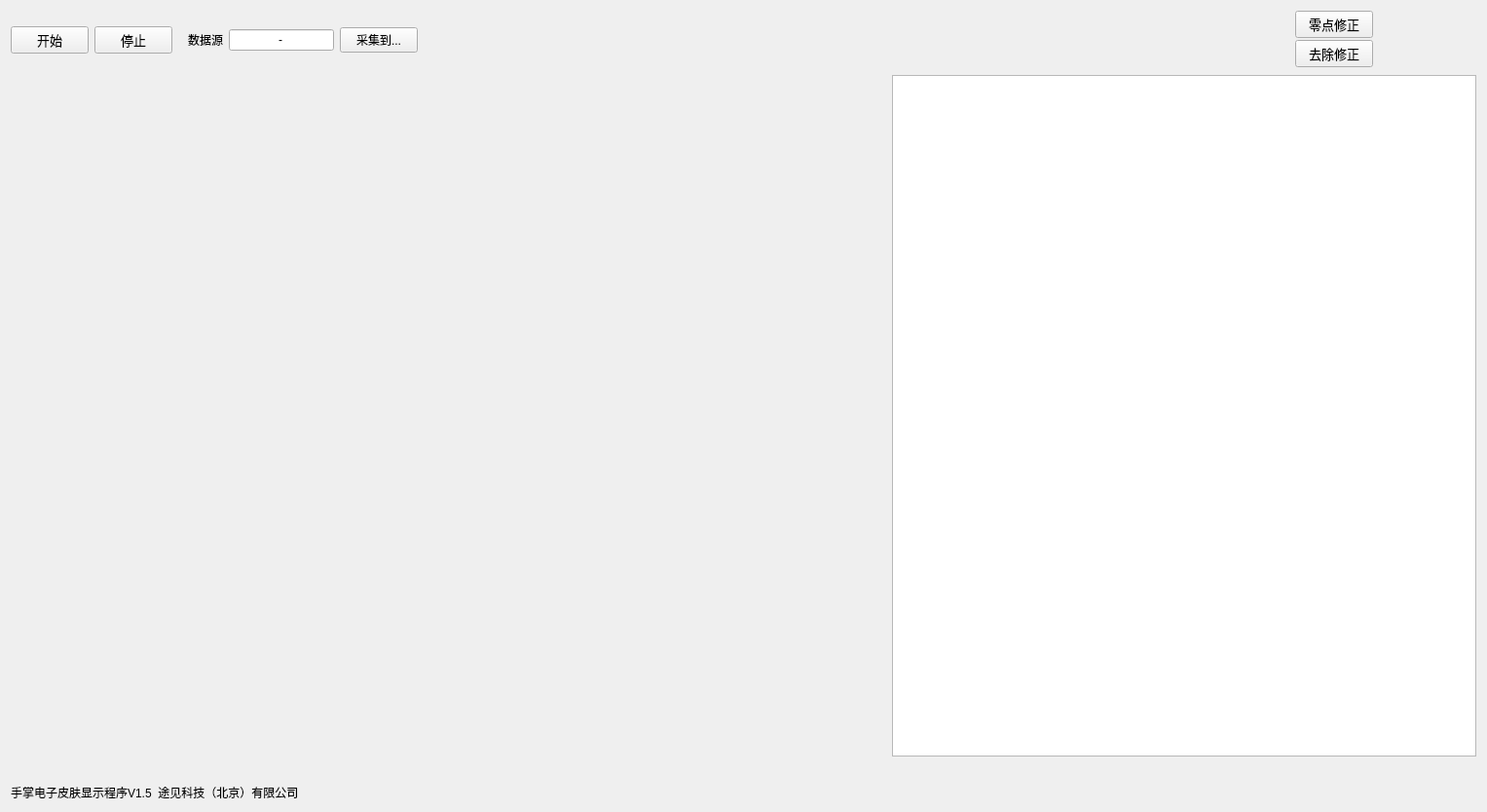
<?xml version="1.0" encoding="UTF-8"?>
<ui version="4.0">
 <class>Form</class>
 <widget class="QWidget" name="Form">
  <property name="geometry">
   <rect>
    <x>0</x>
    <y>0</y>
    <width>1527</width>
    <height>834</height>
   </rect>
  </property>
  <property name="windowTitle">
   <string>Form</string>
  </property>
  <layout class="QGridLayout" name="gridLayout">
   <item row="0" column="0">
    <layout class="QHBoxLayout" name="horizontalLayout">
     <item>
      <widget class="QPushButton" name="button_start">
       <property name="font">
        <font>
         <family>Arial</family>
         <pointsize>10</pointsize>
        </font>
       </property>
       <property name="text">
        <string>开始</string>
       </property>
      </widget>
     </item>
     <item>
      <widget class="QPushButton" name="button_stop">
       <property name="font">
        <font>
         <family>Arial</family>
         <pointsize>10</pointsize>
        </font>
       </property>
       <property name="text">
        <string>停止</string>
       </property>
      </widget>
     </item>
     <item>
      <spacer name="horizontalSpacer">
       <property name="orientation">
        <enum>Qt::Horizontal</enum>
       </property>
       <property name="sizeType">
        <enum>QSizePolicy::Fixed</enum>
       </property>
       <property name="sizeHint" stdset="0">
        <size>
         <width>10</width>
         <height>20</height>
        </size>
       </property>
      </spacer>
     </item>
     <item>
      <widget class="QLabel" name="label_2">
       <property name="text">
        <string>数据源</string>
       </property>
      </widget>
     </item>
     <item>
      <widget class="QLineEdit" name="com_port">
       <property name="sizePolicy">
        <sizepolicy hsizetype="Fixed" vsizetype="Fixed">
         <horstretch>0</horstretch>
         <verstretch>0</verstretch>
        </sizepolicy>
       </property>
       <property name="text">
        <string>-</string>
       </property>
       <property name="alignment">
        <set>Qt::AlignCenter</set>
       </property>
      </widget>
     </item>
     <item>
      <widget class="QPushButton" name="button_save_to">
       <property name="text">
        <string>采集到...</string>
       </property>
      </widget>
     </item>
     <item>
      <spacer name="horizontalSpacer_3">
       <property name="orientation">
        <enum>Qt::Horizontal</enum>
       </property>
       <property name="sizeHint" stdset="0">
        <size>
         <width>88</width>
         <height>20</height>
        </size>
       </property>
      </spacer>
     </item>
     <item>
      <layout class="QVBoxLayout" name="verticalLayout_6">
       <property name="spacing">
        <number>2</number>
       </property>
       <item>
        <widget class="QPushButton" name="button_set_zero">
         <property name="font">
          <font>
           <family>Arial</family>
           <pointsize>10</pointsize>
          </font>
         </property>
         <property name="text">
          <string>零点修正</string>
         </property>
        </widget>
       </item>
       <item>
        <widget class="QPushButton" name="button_abandon_zero">
         <property name="font">
          <font>
           <family>Arial</family>
           <pointsize>10</pointsize>
          </font>
         </property>
         <property name="text">
          <string>去除修正</string>
         </property>
        </widget>
       </item>
      </layout>
     </item>
     <item>
      <widget class="QLabel" name="label_logo">
       <property name="sizePolicy">
        <sizepolicy hsizetype="Fixed" vsizetype="Fixed">
         <horstretch>30</horstretch>
         <verstretch>2</verstretch>
        </sizepolicy>
       </property>
       <property name="minimumSize">
        <size>
         <width>100</width>
         <height>60</height>
        </size>
       </property>
       <property name="styleSheet">
        <string notr="true"/>
       </property>
       <property name="text">
        <string/>
       </property>
      </widget>
     </item>
    </layout>
   </item>
   <item row="1" column="0">
    <layout class="QHBoxLayout" name="horizontalLayout_3" stretch="3,2">
     <item>
      <widget class="RawImageWidget" name="fig_image" native="true"/>
     </item>
     <item>
      <widget class="GraphicsLayoutWidget" name="fig_lines">
       <property name="sizePolicy">
        <sizepolicy hsizetype="Expanding" vsizetype="Expanding">
         <horstretch>0</horstretch>
         <verstretch>0</verstretch>
        </sizepolicy>
       </property>
       <property name="font">
        <font>
         <family>SimSun-ExtB</family>
         <pointsize>16</pointsize>
        </font>
       </property>
      </widget>
     </item>
    </layout>
   </item>
   <item row="2" column="0">
    <layout class="QHBoxLayout" name="horizontalLayout_2">
     <item>
      <layout class="QVBoxLayout" name="verticalLayout">
       <item>
        <widget class="QLabel" name="label_output">
         <property name="text">
          <string/>
         </property>
        </widget>
       </item>
       <item>
        <widget class="QLabel" name="label_fixed">
         <property name="text">
          <string>手掌电子皮肤显示程序V1.5  途见科技（北京）有限公司</string>
         </property>
        </widget>
       </item>
      </layout>
     </item>
     <item>
      <widget class="QLabel" name="label">
       <property name="enabled">
        <bool>true</bool>
       </property>
       <property name="minimumSize">
        <size>
         <width>40</width>
         <height>40</height>
        </size>
       </property>
       <property name="maximumSize">
        <size>
         <width>40</width>
         <height>40</height>
        </size>
       </property>
       <property name="text">
        <string/>
       </property>
       <property name="pixmap">
        <pixmap>:/logo/LOGO.png</pixmap>
       </property>
       <property name="scaledContents">
        <bool>true</bool>
       </property>
      </widget>
     </item>
    </layout>
   </item>
  </layout>
 </widget>
 <customwidgets>
  <customwidget>
   <class>GraphicsLayoutWidget</class>
   <extends>QGraphicsView</extends>
   <header location="global">pyqtgraph</header>
  </customwidget>
  <customwidget>
   <class>RawImageWidget</class>
   <extends>QWidget</extends>
   <header location="global">pyqtgraph.widgets.RawImageWidget</header>
   <container>1</container>
  </customwidget>
 </customwidgets>
 <resources/>
 <connections/>
</ui>
